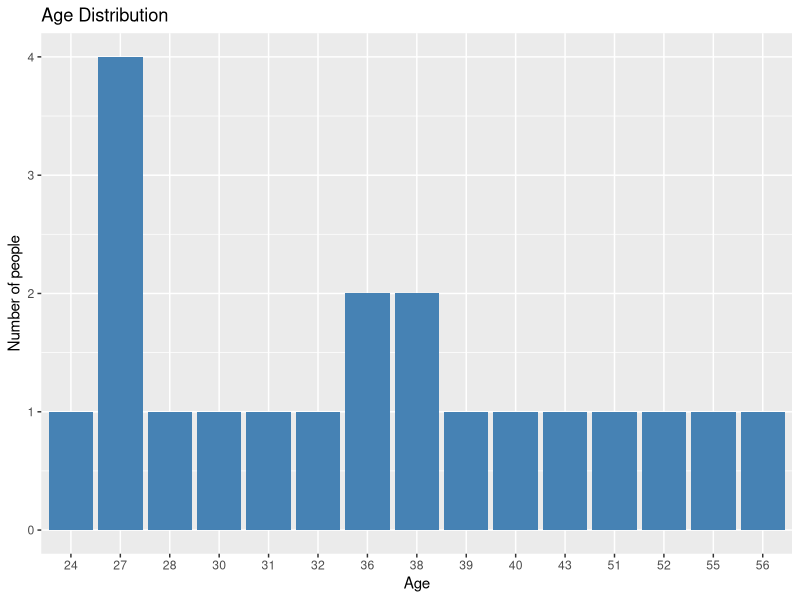
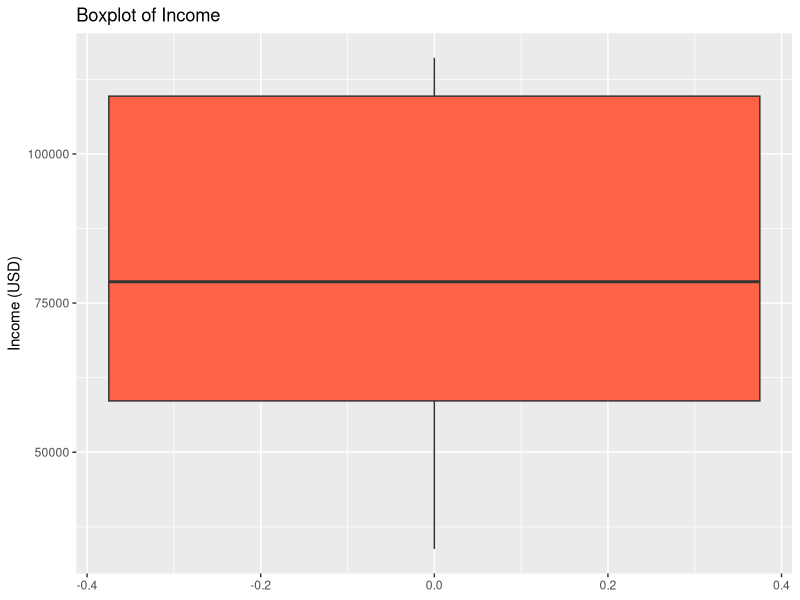
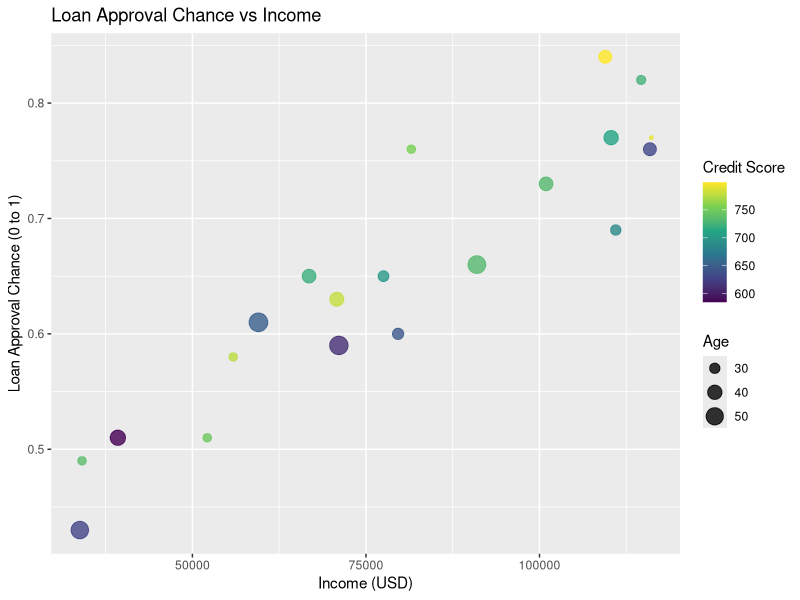
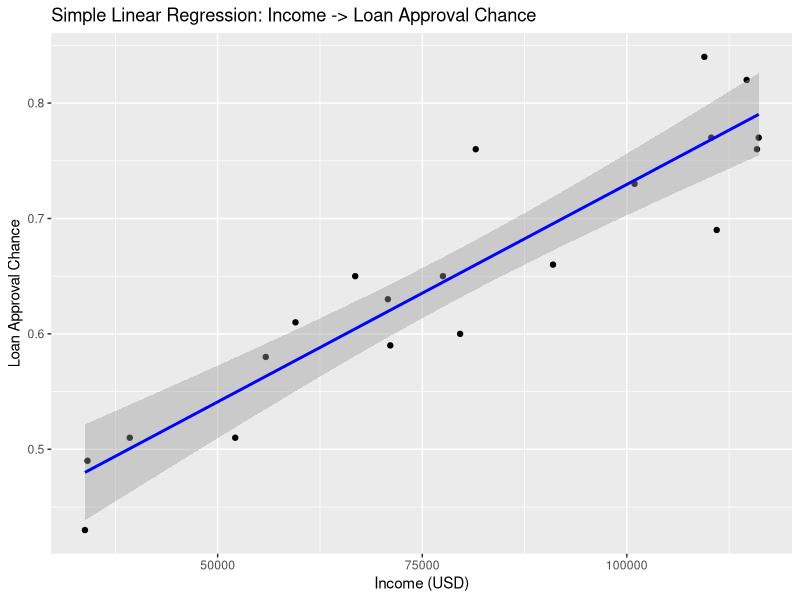

Generate these figures, in order, with R:

library(tidyverse)


set.seed(123)  # for reproducibility

# toy data
loan_data <- tibble(
    person_id = 1:20,
    income = round(runif(20, 30000, 120000), 0),          # annual income in dollars
    credit_score = round(runif(20, 580, 800), 0),         # FICO-like credit score
    age = round(runif(20, 22, 60), 0),                    # age in years
    
    # Construct a "loan_approval_chance" between 0 and 1
    # as a weighted combination of income, credit_score, and age + some noise
    loan_approval_chance = round(
        0.4 * income / 100000 +       # higher income -> higher chance
            0.3 * credit_score / 800 +    # higher credit score -> higher chance
            0.1 * age / 60 +              # slightly higher chance for older people
            rnorm(20, mean = 0, sd = 0.05),  # random noise to make it realistic
        2
    )
)

# View the data
glimpse(loan_data)



# Quick numeric summary
summary(loan_data)

# Bar plot: distribution of ages
# Here, we treat age as a categorical variable (factor) to see counts.
loan_data %>%
    ggplot(aes(x = factor(age))) +
    geom_bar(fill = "steelblue") +
    labs(
        title = "Age Distribution",
        x = "Age",
        y = "Number of people"
    )

# Box plot: distribution of income
# Boxplots are used to see median, quartiles, and outliers.
loan_data %>%
    ggplot(aes(y = income)) +
    geom_boxplot(fill = "tomato") +
    labs(
        title = "Boxplot of Income",
        y = "Income (USD)"
    )

# Scatter plot with color and size aesthetics
# Goal: visualize relationship between income and loan_approval_chance,
# while using credit_score as color and age as point size.
loan_data %>%
    ggplot(aes(
        x = income,
        y = loan_approval_chance,
        color = credit_score,
        size = age
    )) +
    geom_point(alpha = 0.8) +
    scale_color_viridis_c() +
    labs(
        title = "Loan Approval Chance vs Income",
        x = "Income (USD)",
        y = "Loan Approval Chance (0 to 1)",
        color = "Credit Score",
        size = "Age"
    )



# In general, higher income and higher credit score tend to have higher loan_approval_chance.
#
# Natural question:
#   "If a new person comes with certain income, credit score, and age,
#    can we PREDICT their loan approval chance?"
#
# This is where supervised machine learning starts.
# We begin with the simplest model: a straight line (simple linear regression).

# Simple Linear Regression:
#    loan_approval_chance ~ income

# Build the model using only income as the predictor.
model1 <- lm(loan_approval_chance ~ income, data = loan_data)

# View model summary
summary(model1)

# Interpretation of the simple regression:
# Model form: loan_approval_chance_hat = b0 + b1 * income
# b0 (Intercept): baseline approval chance when income = 0 (theoretically).
# b1 (slope): change in approval chance for each 1 unit increase in income (1 dollar).
#
# In practice, we interpret b1 as:
#   "for every additional 1000 dollars of income, approval chance changes by 1000 * b1"

# Visualize the regression line
loan_data %>%
    ggplot(aes(x = income, y = loan_approval_chance)) +
    geom_point() +
    geom_smooth(method = "lm", se = TRUE, color = "blue") +
    labs(
        title = "Simple Linear Regression: Income -> Loan Approval Chance",
        x = "Income (USD)",
        y = "Loan Approval Chance"
    )


# The straight line (linear regression) is the simplest predictive rule.
#  - Captures an overall increasing or decreasing trend.
#  - Provides a simple formula:
#       loan_approval_chance_hat = b0 + b1 * income
#  - Gives an interpretable "marginal effect" of income:
#       how much approval chance changes when income changes.
#
# It does NOT:
#  - Capture nonlinear relationships (e.g., diminishing returns at high income).
#  - Use multiple factors together (e.g., income + credit_score + age).
#  - Capture interactions (e.g., income effect might depend on credit_score).


# This motivates moving from simple regression to multiple regression.


# loan_approval_chance ~ income + credit_score + age


model2 <- lm(loan_approval_chance ~ income + credit_score + age, data = loan_data)

# View model summary
summary(model2)

# Interpretation of multiple regression:
# Model form:
#   loan_approval_chance_hat = b0
#                              + b1 * income
#                              + b2 * credit_score
#                              + b3 * age
#
# Each coefficient shows the effect of that variable
# while holding the other variables constant.
#
# For example:
#  - b1: effect of income on approval chance, for a fixed credit_score and age.
#  - b2: effect of credit_score on approval chance, for fixed income and age.
#
# Often, Adjusted R-squared will be higher for multiple regression than
# for simple regression, meaning the model explains more variation.


#Example: Using the model for prediction


# Create a new data frame with a "new" person
new_person <- tibble(
    income = 75000,
    credit_score = 720,
    age = 35
)

# Predict using the simple model (only income)
predict(model1, newdata = new_person)

# Predict using the multiple regression model
predict(model2, newdata = new_person)

# The predicted values represent the estimated loan approval chance
# for this new person, given our learned relationships from the data.

